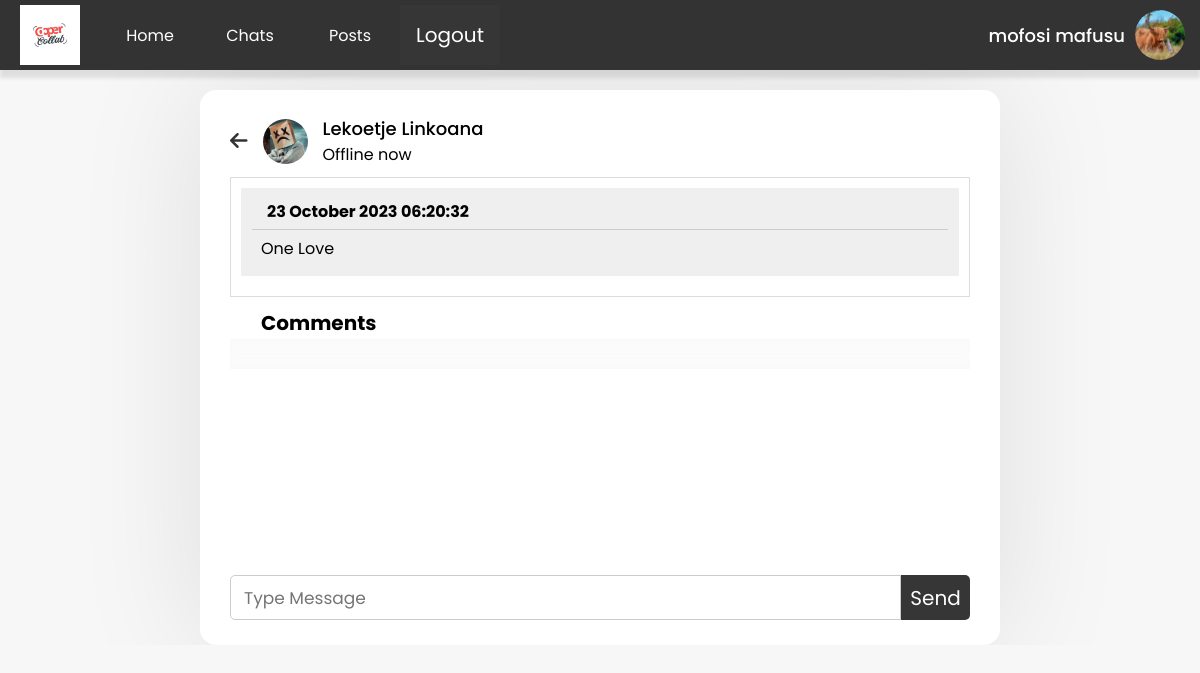
Screenshot of /comments.php?post_id=1049075412 (signed in) with the database file from the repository.
### tables this page shows
CREATE TABLE `users` (
  `user_id` int(11) NOT NULL,
  `unique_id` int(200) NOT NULL,
  `first_name` varchar(200) NOT NULL,
  `last_name` varchar(200) NOT NULL,
  `email` varchar(250) NOT NULL,
  `password` varchar(100) NOT NULL,
  `img` varchar(400) NOT NULL,
  `status` varchar(100) NOT NULL
);

CREATE TABLE `posts` (
  `post_id` int(200) NOT NULL,
  `post_unique_id` int(200) NOT NULL,
  `post_owner_id` int(200) NOT NULL,
  `post_msg` varchar(1000) DEFAULT NULL,
  `post_media` varchar(200) DEFAULT NULL,
  `post_time` varchar(200) NOT NULL
);

### comments.php (the view, shortened to what this page needs)
<?php include_once "header.php"; ?>
<body class="body2">
    <section class="section1">
        <div class="nav-bar">
            <?php include "navigation.php"; ?>
        </div>
    </section>
<section class="section2">
    <div class="comments-wrapper">
        <section class="comments">
            <div class="post-view">
                <?php
                    include_once "php/config.php";
                    $post_id = mysqli_real_escape_string($conn, $_GET['post_id']);
                    $sqlPoster = "SELECT * FROM users
                                JOIN posts ON posts.post_owner_id = users.unique_id
                                WHERE post_unique_id = '{$post_id}'";
                    $queryPoster = mysqli_query($conn, $sqlPoster);
                    if(mysqli_num_rows($queryPoster) > 0) {
                        $owner = mysqli_fetch_assoc($queryPoster);
                    }
                ?>
                <a href="posts.php" class="back-icon"><i class="fas fa-arrow-left"></i></a>
                <img src="php/images/<?php echo $owner['img'] ?>" alt="profile">
                <div class="details">
                    <span><?php echo $owner['first_name'] . " " .  $owner['last_name']?></span>
                    <p><?php echo $owner['status']?></p>
                </div>
            </div>
            <div class="post-and-commets">
                <div class="post-body2">
                    <?php include "php/comments.post.php"; ?>
                </div>
                <h1 class="comments-title" >
                    Comments
                </h1>
                <div class="comments-list">
                </div>
            </div>
            <form action="" method="" class="comment-area">
                <input type="text" class="input-comment" name="comment_message" id="" placeholder="Type Message" value="">
                <input type="submit" class="comment-btn" value="Send">
            </form>
        </section>
    </div>
</section>
</body>
</html>

### navigation.php
<nav>
    <div class="logo-box">
        <img src="assets/Red.jpg" class="logo-image" >
    </div>
    <div class="navbar">
        <?php
            $navLinks = array(
                "Home" => "profile.php",
                "Chats" => "chats.php",
                "Posts" => "posts.php"
            );
            foreach ($navLinks as $label => $url) {
                echo '<a href="' . $url . '">' . $label . '</a>';
            }
        ?>
        <?php
            include_once "php/config.php";
            $sql = mysqli_query($conn, "SELECT * FROM users WHERE unique_id = '{$_SESSION['unique_id']}'");
            if(mysqli_num_rows($sql) > 0) {
                $row = mysqli_fetch_assoc($sql);
                $first_name = $row['first_name'];
                $last_name = $row['last_name'];
                (strlen($first_name) > 16) ? $first_name = substr($first_name, 0, 8). "..." : $first_name = $first_name;
                (strlen($last_name) > 16) ? $last_name = substr($last_name, 0, 8). "..." : $last_name = $last_name;
            }
        ?>
        <a href="php/logout.php?user_id=<?php echo $row['unique_id'] ?>" class="logout">
            Logout
        </a>
    </div>
    <a href="profile.php" class="profile-box" >
        <div class="profile-names">
            <span><?php echo $first_name . " " .  $last_name ?></span>
        </div>
        <img src="php/images/<?php echo $row['img'] ?>" alt="profile picture" class="profile-image">
    </a>
</nav>

### php/comments.post.php
<?php
    include_once "config.php";
    $sql = mysqli_query($conn, "SELECT * FROM posts WHERE post_unique_id = {$post_id}");
    $output = "";
    if (mysqli_num_rows($sql) == 0){
        $output .= "Post No longer Available!";
    } elseif (mysqli_num_rows($sql) > 0) {
        $row = mysqli_fetch_assoc($sql);
        if (isset($row['post_media'])) {
            $mediaPath = 'php/post_media/' . $row['post_media'];
            $extension = pathinfo($mediaPath, PATHINFO_EXTENSION);
            if (in_array($extension, ['jpg', 'jpeg', 'png', 'webp','gif','heif','svg'])) {
                $media = '<img src="' . $mediaPath . '" class="comment-media-image">';
            } elseif (in_array($extension, ['mp4', 'avi', 'webm', 'mkv'])) {
                $media = '<video width="640" height="360" controls ><source src="' . $mediaPath . '" type="video/' . $extension . '"></video>';
            } else {
                $media = 'Unsupported media type';
            }
        } else {
            $media ='';
        }
        $output .='<div class="post-details2" >
                        <h4 class="post-time2"  >
                            <span>'. $row['post_time'] .'</span>
                        </h4>
                        <div class="comment-media-display">
                            '. $media .'
                        </div>
                        <div class="post-message-box2"  >
                            <span>'. $row['post_msg'] .'</span>
                        </div>
                    </div>';
    }
    echo $output;
?>

### css/style.css (style rules this page uses)
* { margin: 0; padding: 0; box-sizing: border-box; text-decoration: none; font-family: 'Poppins', sans-serif; }
.body2 { min-height: 100vh; background: #f7f7f7; }
.section1 { flex: 0 0 auto; background-color: #fff; box-shadow: 0px 8px 4px rgba(0, 0, 0, 0.1); }
.section2 { flex: 1; overflow-y: auto; display: flex; align-items: start; justify-content: center; padding-top: 20px; }
.comments-wrapper { background: #ffff; width: 800px; border-radius: 16px; box-shadow: 0 0 128px 0 rgb(0, 0, 0, 0.1); }
nav { background-color: #333; display: flex; overflow: hidden; width: 100%; height: 70px; align-items: center; }
.logo-box { flex: 1; max-width: 100px; height: 60px; display: flex; align-items: center; justify-content: center; }
.logo-image { width: 60%; height: 60px; object-fit: cover; }
.navbar { flex: 1; position: relative; display: flex; flex-wrap: wrap; align-items: center; justify-content: flex-start; font-family: Arial, sans-serif; height: 60px; }
.navbar a { display: block; min-width: 100px; text-align: center; text-decoration: none; padding: 15px 10px; color: white; cursor: pointer; }
.profile-box { flex: 1; max-width: 500px; padding: 5px; display: flex; align-items: center; justify-content: end; }
.profile-image { margin-right: 10px; width: 50px; height: 50px; object-fit: cover; border-radius: 50%; }
.profile-names { text-align: end; width: 400px; font-size: 18px; font-weight: 500; color: #ffffff; margin-right: 10px; }
.logout { color: #fff; font-size: 20px; padding: 7px 10px; background: #363636; }
.post-view .back-icon { font-size: 20px; color: #333; }
.post-view img { height: 45px; width: 45px; margin: 0 15px; object-fit: cover; border-radius: 50%; }
.post-view span { font-size: 18px; font-weight: 500; }
.post-view { display: flex; align-items: center; padding: 0 0 10px 0; }
.post-and-commets .post-body2 { padding: 10px 10px 20px 10px; color: rgb(0, 0, 0); border: 1px solid rgb(221, 221, 221); min-height: 100px; display: flex; }
.post-and-commets .post-details2 { width: 100px; padding: 10px; background-color: rgb(239, 239, 239); color: rgb(0, 0, 0); flex: 1 1 1%; }
.post-and-commets .post-time2 { padding-left: 15px; padding-right: 15px; margin: 1px; padding-bottom: 5px; border-bottom: #ccc 1px solid; }
.post-and-commets .post-message-box2 { padding: 5px 10px; }
.comments { padding: 25px 30px; }
.post-and-commets { height: 380px; overflow-y: auto; }
.comments-list { padding: 10px 30px 20px 30px; box-shadow: inset 0 32px 32px -32px rgb(0 0 0 / 5%), inset 0 -32px 32px -32px rgb(0 0 0 / 5%); }
.comments-title { padding: 10px 10px 0 30px; margin: 1px; font-size: 20px; }
.comment-area { padding: 18px 0 0 0; display: flex; justify-content: space-between; }
.comment-area .input-comment { height: 45px; width: calc(100% - 58px); font-size: 17px; border: 1px solid #ccc; padding: 0 13px; border-radius: 5px 0 0 5px; outline: none; }
.comment-area .comment-btn { width: 70px; border: none; outline: none; font-size: 20px; color: #fff; background: #363636; border-radius: 0 5px 5px 0; cursor: pointer; }

### rows the page displays
users: first_name "mofosi", last_name "mafusu", img (picture)
users: img (picture), first_name "Lekoetje", last_name "Linkoana", status "Offline now"
posts: post_time "23 October 2023 06:20:32", post_msg "One Love"

### other values shown
$label "Home"
$label "Chats"
$label "Posts"
